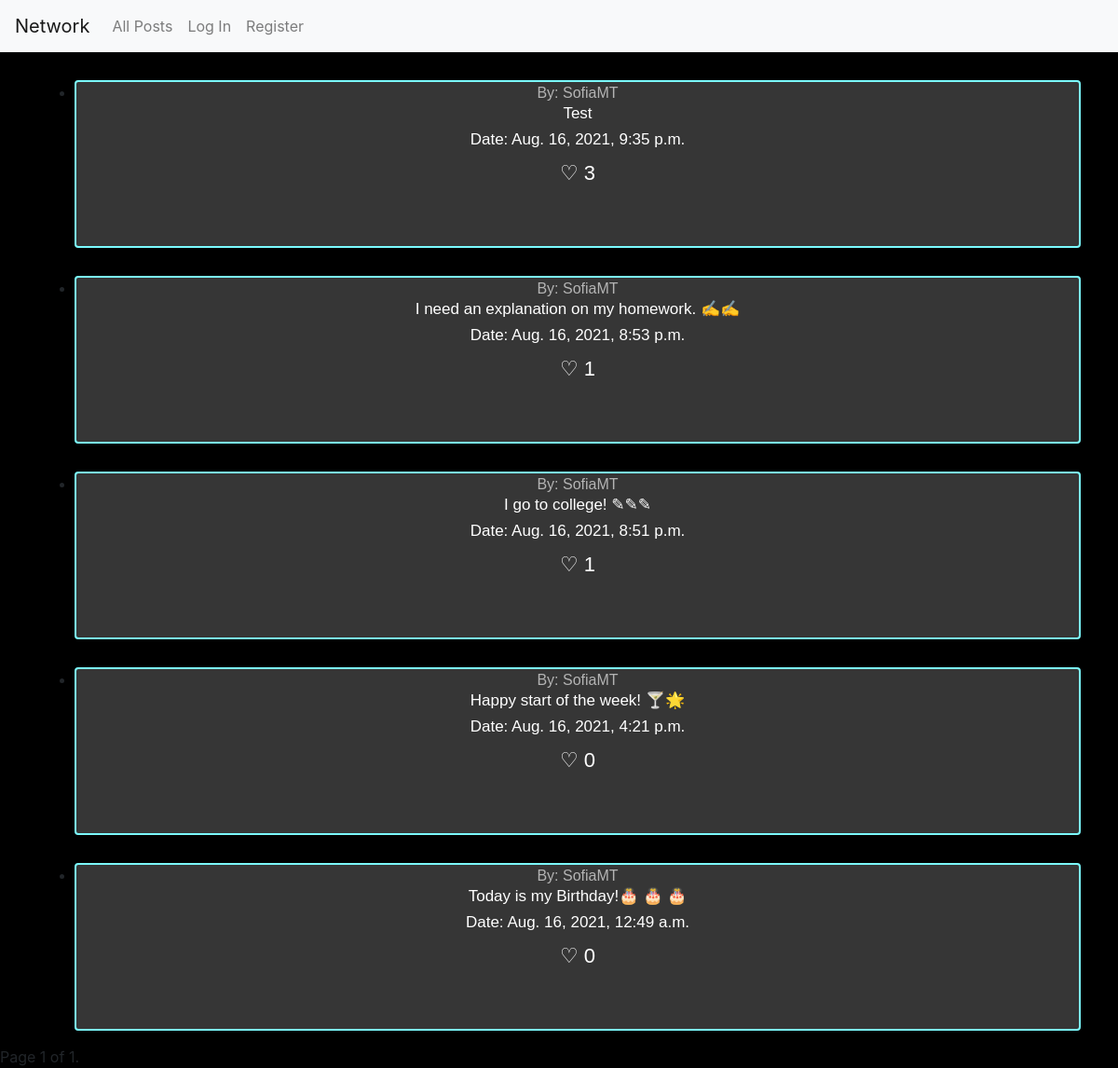
The app's page /view_follower/7 with its own data.
### network/models.py (models this page shows, shortened)
class User(AbstractUser):
    descripcion = models.CharField(max_length=300, default=None, null = True, blank=True)
    imagen = models.ImageField(upload_to = 'profiles', null = True, blank=True)
    seguidores = models.ManyToManyField('self', related_name='seguidos',related_query_name='seguido', symmetrical=False, blank=True)

class Publicacion(models.Model):
    descripcion = models.CharField(max_length=300, default=None)
    fecha = models.DateTimeField(auto_now_add=True)
    usuario = models.ForeignKey(User, on_delete=models.CASCADE, related_name="publicaciones")

### network/views.py (the view)
# urls.py: path("view_follower/<int:user_id>", views.view_follower, name="view_follower"),
def view_follower(request, user_id):
    Usuario = User.objects.get(pk=user_id)
    seguidos = Usuario.seguidos.all()
    LstPublicaciones = []
    publi_followers = []
    for i in range(0, len(seguidos)):
        publicacionesA = Publicacion.objects.filter(
            usuario=seguidos[i]).all().order_by('-fecha')
        publi_followers.append(publicacionesA)
    for i in range(0, len(publi_followers)):
        for j in range(0, len(publi_followers[i])):
            publicaciones = {}
            likes = Like.objects.filter(
                publicacion=publi_followers[i][j]).count()
            publicaciones['id'] = publi_followers[i][j].id
            publicaciones['usuario'] = publi_followers[i][j].usuario
            publicaciones['descripcion'] = publi_followers[i][j].descripcion
            publicaciones['fecha'] = publi_followers[i][j].fecha
            publicaciones['likes'] = likes
            LstPublicaciones.append(publicaciones)
    paginator = Paginator(LstPublicaciones, 10)
    page_number = request.GET.get('page')
    page_obj = paginator.get_page(page_number)
    return render(request, "network/siguiendo.html", {"page_obj": page_obj})

### network/templates/network/siguiendo.html (shortened to what this page needs)
{% extends "network/layout.html" %}
{% load static %}
{% block body %}
<ul class="contenedorPub">
    {% for pub in page_obj %}
    <li class="publicacion"><a id="Profile" class="tituloPub" href="{% url 'view_profile' pub.usuario.id %}">By:
            {{pub.usuario}}</a>
        <h6 class="titulo" id="desc {{pub.id}}">{{pub.descripcion}}</h6>
        <h6 class="titulo">Date: {{pub.fecha}} </h6>
        <label data-check="Likes {{pub.id}}" class="like" for="Likes {{pub.id}}" id={{pub.id}}>♡ {{pub.likes}}</label>
    </li>
    {% endfor %}
</ul>
<div class="pagination">
    <span class="step-links">
        <span class="current">
            Page {{ page_obj.number }} of {{ page_obj.paginator.num_pages }}.
        </span>
    </span>
</div>
{% endblock %}

### network/static/network/css.css (style rules this page uses)
body { background: rgb(0, 0, 0); }
.tituloPub { color:rgb(180, 180, 180); border-radius: 5px; }
.titulo { color: rgb(255, 255, 255); font-family: 'Gill Sans', 'Gill Sans MT', Calibri, 'Trebuchet MS', sans-serif; font-size: 17px; position: relative; animation-name: movePuText; animation-duration: 1.5s; animation-iteration-count: 1; animation-fill-mode: forwards; cursor: pointer; }
.contenedorPub { display: flex; flex-direction: column; align-items: center; }
.publicacion { position: relative; animation-name: movePu; animation-duration: 1.5s; animation-iteration-count: 1; animation-fill-mode: forwards; text-align: center; background: rgb(54, 54, 54); border: rgb(123, 251, 255) solid 2px; border-radius: 4px; margin-top: 30px; font-family:'Trebuchet MS', 'Lucida Sans Unicode', 'Lucida Grande', 'Lucida Sans', Arial, sans-serif }
.like { color: rgb(255, 255, 255); font-family: 'Gill Sans', 'Gill Sans MT', Calibri, 'Trebuchet MS', sans-serif; font-size: 17px; position: relative; font-size: 22px; cursor: pointer; }

### records on screen
User: usuario "SofiaMT", descripcion "Test", fecha "Aug. 16, 2021, 9:35 p.m.", likes "3", descripcion "I need an explanation on my homework. ✍✍", fecha "Aug. 16, 2021, 8:53 p.m.", likes "1", descripcion "I go to college! ✎✎✎", fecha "Aug. 16, 2021, 8:51 p.m.", descripcion "Happy start of the week! 🍸🌟", fecha "Aug. 16, 2021, 4:21 p.m.", likes "0", descripcion "Today is my Birthday!🎂 🎂 🎂", fecha "Aug. 16, 2021, 12:49 a.m."

### other values on screen
{{ page_obj.number }} "1"
{{ page_obj.paginator.num_pages }} "1"
